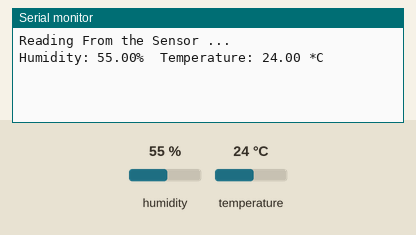
The sketch below on a simulated Arduino Uno, built with avr-gcc and run on an emulated ATmega328P. On the bench: the last lines printed to the serial monitor. The inputs (shaded band) are chosen by the test bench; at power-on: humidity 55 %, temperature 24 °C.

Above: at 1.7 s.
1.8 s: humidity set to 22 %
At 6.0 s:
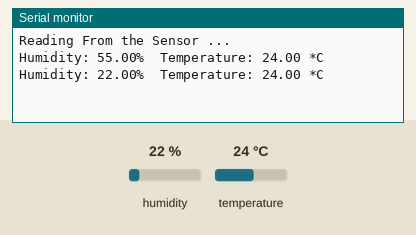
7.8 s: temperature set to 12 °C
At 11.3 s:
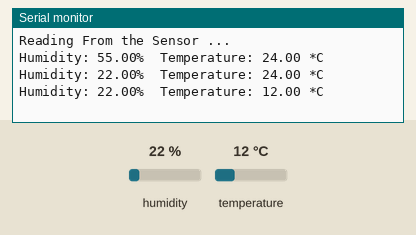
13.8 s: humidity set to 40 %
At 16.5 s:
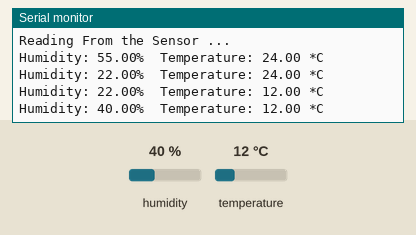
Timing chart, 0 to 18.0 s (numbered marks = the images above; inputs shaded):
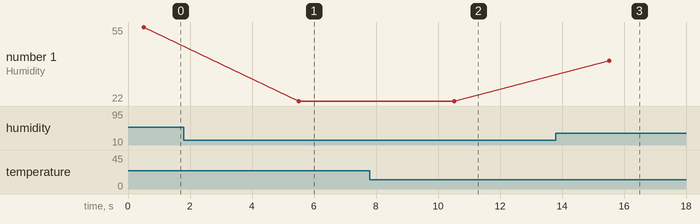

The sketch:

adc_spi_stm32.ino
```cpp
//ардуина опрашивает датчик DHT22 и предаёт в режиме слейва данные температуры и влажности
#include <SPI.h>
#include <DHT.h>

#define DHTPIN 2     // номер пина, к которому подсоединен датчик
#define DHTTYPE DHT22   // DHT 22  (AM2302)

#define MOSI 11
#define MISO 12
#define SCK  13
#define SS 10

DHT dht(DHTPIN, DHTTYPE);     // Инициализация сенсора DHT

float value_humidity = 0; //значение влажности
float value_temp = 0; //значение температуры
unsigned short output_value [5]; //массив со значениями АЦП
uint8_t raw_hum [4] = {0}; uint8_t raw_temp [4] = {0}; //4х байтные массивы для хранения данных типа float побайтно

ISR(SPI_STC_vect)
{
noInterrupts();
unsigned char br = SPDR; //SPDR - принятый по SPI байт
unsigned char temp = 0;
//Serial.println (br);
if (br == 202) //если получена команда от мастера с кодом 0x1A
  {
    Serial.println ("yes");
    for (uint8_t count = 0; count < 4; count++) { //отправим массив с полученной от датчика значением температуры
    temp = SPI.transfer (raw_temp[count]);
    }
  }
interrupts();
}

void setup() {
  Serial.begin(57600);
//  Serial.println("I am Master");
  Serial.println("Reading From the Sensor ...");

 // digitalWrite(SS, HIGH);
  SPI.begin(); //  Инициализируем SPI при SS в режиме INPUT (slave режим) и вручную выставляем направления пинов
  SPI.beginTransaction (SPISettings (6000000, MSBFIRST, SPI_MODE0)); //6 МГц, передача данных идёт, начиная с MSB, CPOL=0, CPHA=0
  pinMode(MISO, OUTPUT);
  pinMode(MOSI, INPUT);
  pinMode(SCK, INPUT);
  pinMode(SS, INPUT);
  SPI.attachInterrupt();  // Включаем прерывания

  dht.begin();

  delay(500);
}

void loop() {
value_humidity = dht.readHumidity();    // cчитывание влажности
value_temp = dht.readTemperature();     // cчитывание температуры

if (isnan(value_humidity) || isnan(value_temp)) // проверка NaN (вывод цифровых значений)
  {
  Serial.println("Data error!");
  }
else
  {
  Serial.print ("Humidity: ");
  Serial.print (value_humidity);
  Serial.print ("%\t");

  Serial.print ("Temperature: ");
  Serial.print (value_temp);
  Serial.println (" *C");
/*разделим значение типа float на байты и запишем в массив*/
  (float&) raw_hum = value_humidity;
  /*for (uint8_t count = 0; count < 4; count++)
  {
  Serial.print (raw_hum[count]);
  }
  Serial.println ();*/

  (float&) raw_temp = value_temp;
 /* for (uint8_t count = 0; count < 4; count++)
  {
    Serial.print (raw_temp[count]);
  }
  Serial.println ();*/

  }
  delay(5000);
}
```

Measured:
- after the input at 1.8 s, the serial monitor: prints a new line after 3.7 s (image 1)
- after the input at 7.8 s, the serial monitor: prints a new line after 2.7 s (image 2)
- after the input at 13.8 s, the serial monitor: prints a new line after 1.7 s (image 3)
- plotted number 1: 55 → 22 after the input at 1.8 s, 22 → 40 after the input at 13.8 s
